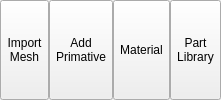
              <widget class="QWidget" name="widget_19" native="true">
               <property name="minimumSize">
                <size>
                 <width>150</width>
                 <height>0</height>
                </size>
               </property>
               <property name="maximumSize">
                <size>
                 <width>900</width>
                 <height>16777215</height>
                </size>
               </property>
               <layout class="QHBoxLayout" name="horizontalLayout_29">
                <property name="spacing">
                 <number>0</number>
                </property>
                <property name="leftMargin">
                 <number>0</number>
                </property>
                <property name="topMargin">
                 <number>0</number>
                </property>
                <property name="rightMargin">
                 <number>0</number>
                </property>
                <property name="bottomMargin">
                 <number>0</number>
                </property>
                <item>
                 <widget class="QToolButton" name="import_mesh_button">
                  <property name="sizePolicy">
                   <sizepolicy hsizetype="Preferred" vsizetype="Expanding">
                    <horstretch>0</horstretch>
                    <verstretch>0</verstretch>
                   </sizepolicy>
                  </property>
                  <property name="text">
                   <string>Import
Mesh</string>
                  </property>
                  <property name="icon">
                   <iconset resource="../../resources.qrc">
                    <normaloff>:/icons/icons8-import-48.png</normaloff>:/icons/icons8-import-48.png</iconset>
                  </property>
                  <property name="iconSize">
                   <size>
                    <width>36</width>
                    <height>36</height>
                   </size>
                  </property>
                  <property name="toolButtonStyle">
                   <enum>Qt::ToolButtonStyle::ToolButtonTextUnderIcon</enum>
                  </property>
                 </widget>
                </item>
                <item>
                 <widget class="QToolButton" name="add_primative_button">
                  <property name="sizePolicy">
                   <sizepolicy hsizetype="Preferred" vsizetype="Expanding">
                    <horstretch>0</horstretch>
                    <verstretch>0</verstretch>
                   </sizepolicy>
                  </property>
                  <property name="text">
                   <string>Add
Primative</string>
                  </property>
                  <property name="icon">
                   <iconset resource="../../resources.qrc">
                    <normaloff>:/icons/addPrimative.png</normaloff>:/icons/addPrimative.png</iconset>
                  </property>
                  <property name="iconSize">
                   <size>
                    <width>36</width>
                    <height>36</height>
                   </size>
                  </property>
                  <property name="toolButtonStyle">
                   <enum>Qt::ToolButtonStyle::ToolButtonTextUnderIcon</enum>
                  </property>
                 </widget>
                </item>
                <item>
                 <widget class="QToolButton" name="material_properties_button">
                  <property name="sizePolicy">
                   <sizepolicy hsizetype="Preferred" vsizetype="Preferred">
                    <horstretch>0</horstretch>
                    <verstretch>0</verstretch>
                   </sizepolicy>
                  </property>
                  <property name="text">
                   <string>Material</string>
                  </property>
                  <property name="icon">
                   <iconset resource="../../resources.qrc">
                    <normaloff>:/icons/icons8-mind-map-48.png</normaloff>:/icons/icons8-mind-map-48.png</iconset>
                  </property>
                  <property name="iconSize">
                   <size>
                    <width>48</width>
                    <height>48</height>
                   </size>
                  </property>
                  <property name="toolButtonStyle">
                   <enum>Qt::ToolButtonStyle::ToolButtonTextUnderIcon</enum>
                  </property>
                 </widget>
                </item>
                <item>
                 <widget class="QToolButton" name="part_library_button">
                  <property name="sizePolicy">
                   <sizepolicy hsizetype="Preferred" vsizetype="Preferred">
                    <horstretch>0</horstretch>
                    <verstretch>0</verstretch>
                   </sizepolicy>
                  </property>
                  <property name="text">
                   <string>Part
Library</string>
                  </property>
                  <property name="icon">
                   <iconset resource="../../resources.qrc">
                    <normaloff>:/icons/icons8-spring-in-motion-48.png</normaloff>:/icons/icons8-spring-in-motion-48.png</iconset>
                  </property>
                  <property name="iconSize">
                   <size>
                    <width>36</width>
                    <height>36</height>
                   </size>
                  </property>
                  <property name="toolButtonStyle">
                   <enum>Qt::ToolButtonStyle::ToolButtonTextUnderIcon</enum>
                  </property>
                 </widget>
                </item>
               </layout>
              </widget>
